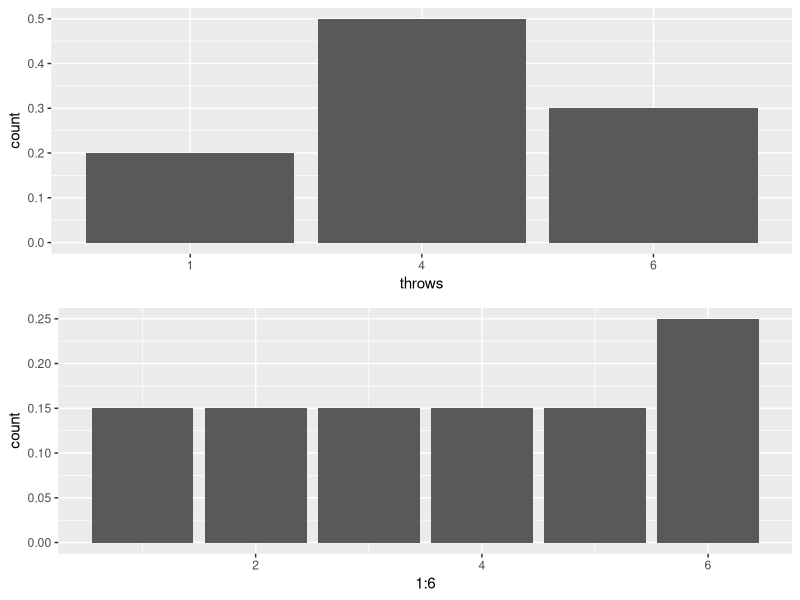

The R source for this figure:
if (!'ggplot2' %in% rownames(installed.packages())) {install.packages('ggplot2')}
library('ggplot2')
if (!'gridExtra' %in% rownames(installed.packages())) {install.packages('gridExtra')}
library('gridExtra')

rm(list = ls())

set.seed(9231066)

prob <- c(rep(3 / 20, 5), 1 / 4)

n <- 10
throws <- sample(1:6, n, replace = TRUE, prob = prob)
pdf <- data.frame(table(throws) / n)

plot.sim <- ggplot(data = data.frame(pdf), aes(x = throws, weight = Freq))
plot.sim <- plot.sim + geom_bar()

plot.true <- ggplot(data = data.frame(prob), aes(x = 1:6, weight = prob))
plot.true <- plot.true + geom_bar()

grid.arrange(plot.sim, plot.true, nrow = 2)
